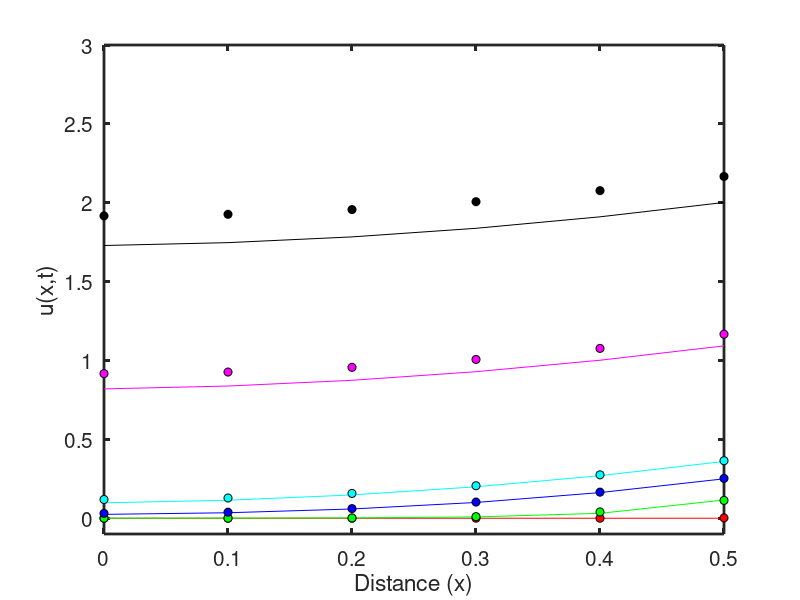

Write the MATLAB code that produced this figure.
% This script is for finding approximat solution for differential equation
% using Crank- Nicolson (Implicit) finite difference method and compare it
% with Analytical solution
clear 
clc
r = 1.0;
h = 0.1;
L = 0.5; % length of the space domain
t_total = 1.0;
k = r*h^2;
x = 0:h:L;
t = 0:k:t_total;
clear figure;


A = zeros(length(x),length(x)); % co-efficient matrix
B = zeros(length(x),length(t)); % RHS
Y = zeros(length(x)-2,1);
Uac = zeros(length(x),length(t)); % Anlytical

%Initializing U
Ufd = zeros(length(x),length(t));

Ufd(:,1) = 0.0; % initial condition

% Coefficient Matrix
    for j = 1:length(x)
        for i = 2:length(x)-1
            
        if i == j
            A(i,j) = 2*(1+r);
        elseif i == j-1 || i == j+1
            A(i,j) = -r;
        else
            A(i,j) = 0;
        end
        end
    end
    A(1,1) =  2 + 2*r;
    A(1,2) = -2*r;
    A(length(x),length(x)-1) = -2*r;
    A(length(x),length(x)) = 2+2*r;
      
   % RHS Matrix & Solution calculation
    for j = 1:length(t)-1
        for i = 1:length(x)
            if i==1
                B(i,j+1) = (2-2*r)*Ufd(1,j) + 2*r*Ufd(1,j);
            elseif i== length(x)
                B(i,j+1) = 2*r*Ufd(length(x)-1,j)+(2-2*r)*Ufd(length(x),j) + 4*h*r;
            else
                B(i,j+1) = r*Ufd(i-1,j) + 2*(1-r)*Ufd(i,j) + r*Ufd(i+1,j);
            end % end of if loop
            
            Y(i,1) = B(i,j+1);
        end
        X = A\Y;
        for v = 1:length(x)
            Ufd(v,j+1) = X(v,1);
        end      
    end
 
    
 % Analytical solution
  sum = 0;
 for i = 1:length(x)
     for j = 1:length(t)
         sum = 0;
         for n = 1:50
             sum = sum + (((-1)^n)/(n^2))*(exp(-4*(pi^2)*(n^2)*t(1,j)))*cos(2*pi*n*x(1,i));
         end
             Uac(i,j) = 2*t(1,j)+0.5*(((12*(x(1,i)^2)-1)/6)-(2/pi^2)*sum);
     end
 end

% Printing the Output

t1 = [1 2 6 11 51 101];

for i = 1:length(x)
fprintf('At x = %1.2f\n t            Ufd          Uac\n',x(1,i))
fprintf('\n')
for j = 1:6
    fprintf('%1.4f       %1.4f       %1.4f\n',t(1,t1(1,j)), Ufd(i,t1(1,j)), Uac(i,t1(1,j)));
end
end

% Plotting the results

x1 = 0:0.1:0.5;
m = 1:6;

% t=0.0075
plot(x1,Ufd(m,t1(1,1)),'r-','markersize',6,'MarkerFaceColor','k','MarkerEdgeColor','k')
hold on
plot(x1,Uac(m,t1(1,1)),'o','markersize',6,'MarkerFaceColor','r','MarkerEdgeColor','k')
%legend('Ufd t=0.0075','Uac');
hold on
%t=0.01
plot(x1,Ufd(m,t1(1,2)),'g-','markersize',6,'MarkerFaceColor','k','MarkerEdgeColor','k')
hold on
plot(x1,Uac(m,t1(1,2)),'o','markersize',6,'MarkerFaceColor','g','MarkerEdgeColor','k')

%t=0.05
plot(x1,Ufd(m,t1(1,3)),'b-','markersize',6,'MarkerFaceColor','k','MarkerEdgeColor','k')
hold on
plot(x1,Uac(m,t1(1,3)),'o','markersize',6,'MarkerFaceColor','b','MarkerEdgeColor','k')

%t=0.1
plot(x1,Ufd(m,t1(1,4)),'c-','markersize',6,'MarkerFaceColor','k','MarkerEdgeColor','k')
hold on
plot(x1,Uac(m,t1(1,4)),'o','markersize',6,'MarkerFaceColor','c','MarkerEdgeColor','k')

%legend('U(Explicit) at t=0.01','U(Analytical) at t=0.01');

%t=0.5
plot(x1,Ufd(m,t1(1,5)),'m-','markersize',6,'MarkerFaceColor','k','MarkerEdgeColor','k')
hold on
plot(x1,Uac(m,t1(1,5)),'o','markersize',6,'MarkerFaceColor','m','MarkerEdgeColor','k')

%legend('U(Explicit) at t=0.01','U(Analytical) at t=0.01');

%t=1.0
plot(x1,Ufd(m,t1(1,6)),'k-','markersize',6,'MarkerFaceColor','k','MarkerEdgeColor','k')
hold on
plot(x1,Uac(m,t1(1,6)),'o','markersize',6,'MarkerFaceColor','k','MarkerEdgeColor','k')

%legend('U(Explicit) at t=0.01','U(Analytical) at t=0.01');
axis([0 0.5 -0.1 3.0]) 
set(gca, 'box'      ,'on'    ...                             % draw a box around the figure
       ,'LineWidth', 2      ...                             % increase the line width
       ,'FontSize' ,15);

xlabel('Distance (x)');
ylabel('u(x,t)');

fid4=sprintf('figure_1c.png');
print (gcf,'-dpng', fid4)







         
        
        